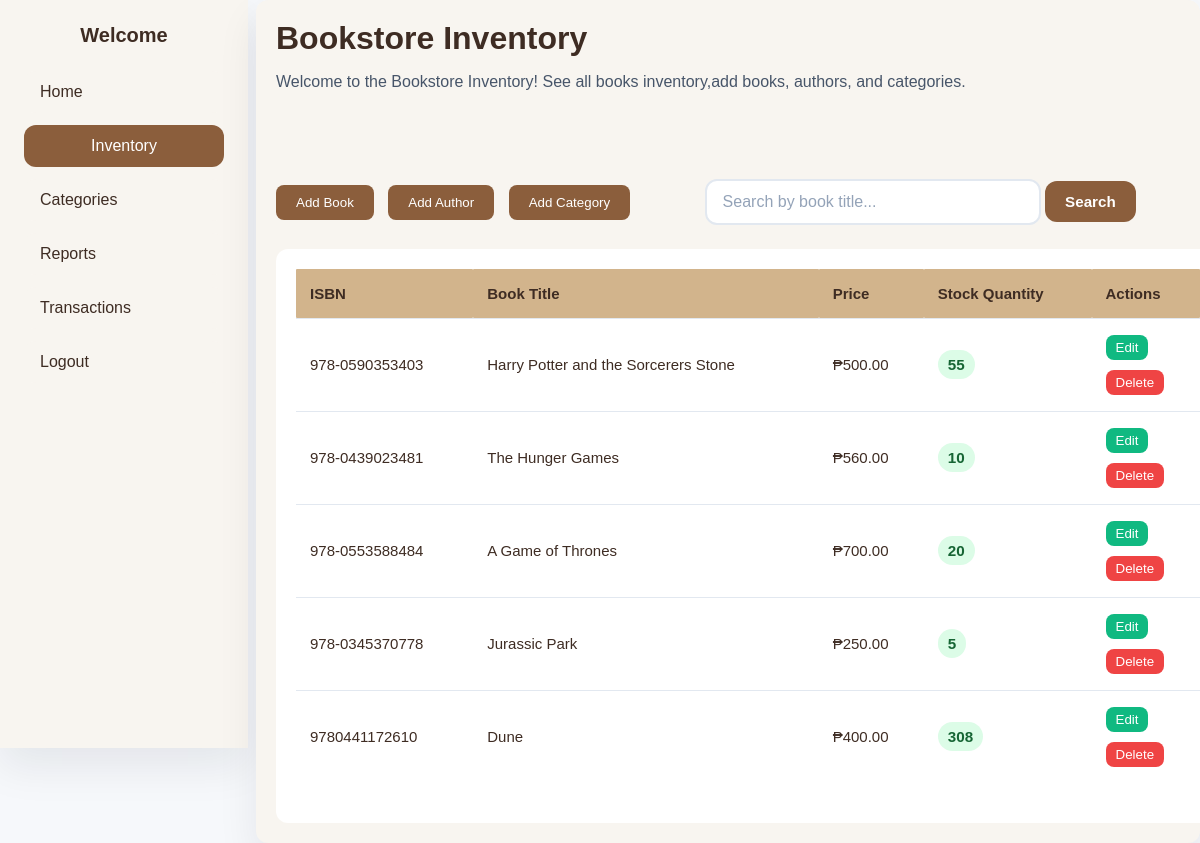
Before: /index2.php with the older database file.
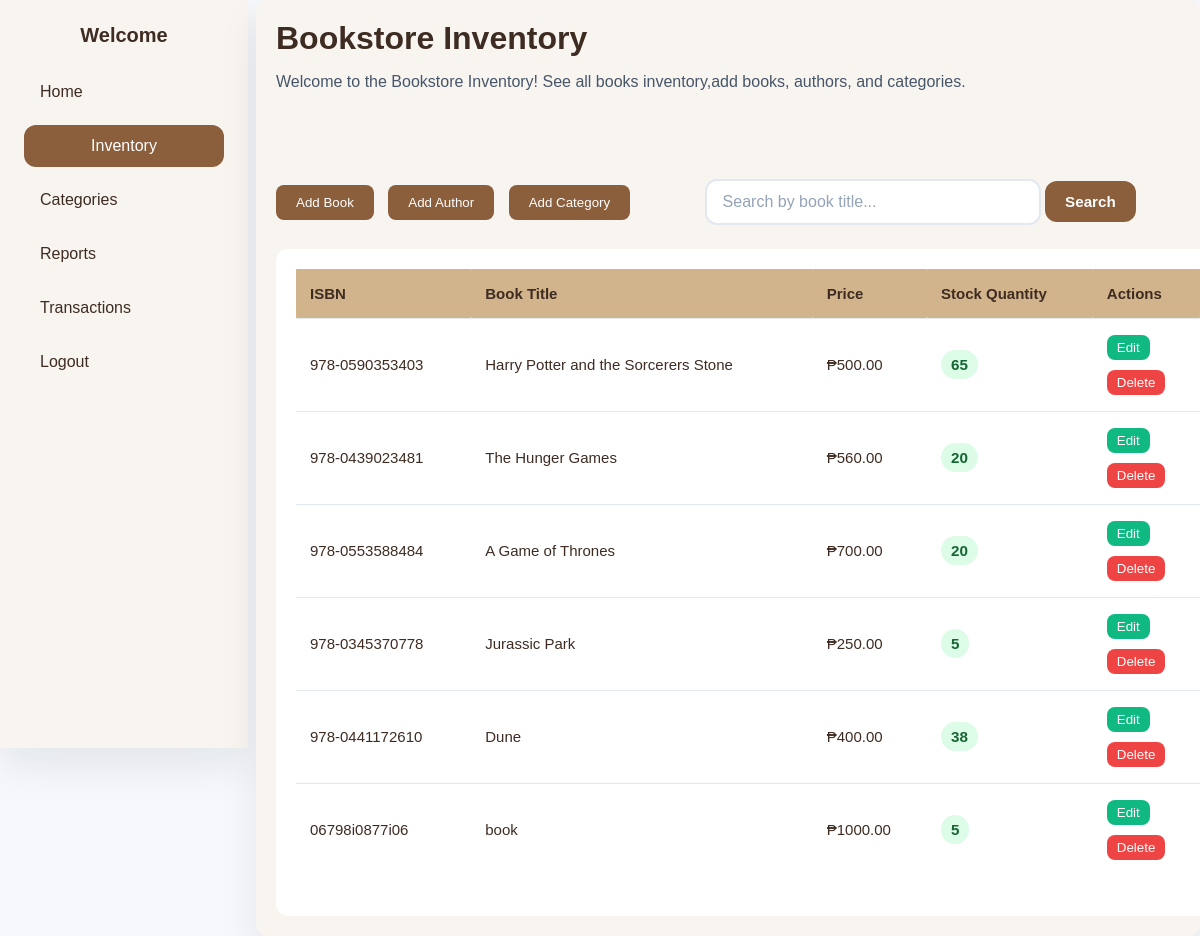
After: the same page with the newer database file.
### tables this page shows
CREATE TABLE `books` (
  `book_id` int(11) NOT NULL,
  `isbn` varchar(20) NOT NULL,
  `title` varchar(150) NOT NULL,
  `author_id` int(11) NOT NULL,
  `category_id` int(11) NOT NULL,
  `price` decimal(10,2) NOT NULL,
  `stock_quantity` int(11) NOT NULL
);

### get.php (called while the page is built, shortened)
<?php
    include "database.php";
    $queryBooks = "SELECT book_id, isbn, title, price, stock_quantity FROM books;";
    $sqlBooks = mysqli_query($connection, $queryBooks);
?>

### index2.php (the view, shortened to what this page needs)
<?php
    include "get.php";
?>
<!DOCTYPE html>
<html lang="en">
<head>
    <link rel="stylesheet" href="style2.css">
</head>
<body>
    <div class="layout">
        <aside class="sidebar">
            <div class="sidebar-header">
                <h2 style="text-align: center; color: var(--text);">Welcome</h2>
            </div>
            <nav class="sidebar-nav">
                <a href="index.php">Home</a>
                <a href="#" style="background: var(--primary); color: #ffffff; text-align: center;">Inventory</a>
                <a href="categories.php">Categories</a>
                <a href="reports.php">Reports</a>
                <a href="transactions.php">Transactions</a>
                <a href="Login.php">Logout</a>
            </nav>
        </aside>
        <div class="container">
            <div class="a">
            <h1 style="color: var(--text);">Bookstore Inventory</h1>
            <p>Welcome to the Bookstore Inventory! See all books inventory,add books, authors, and categories.</p>
             </div>
            <button class="addBooks" onclick="window.location.href='addBook.php'">Add Book</button>
            <button class="addBooks" onclick="window.location.href='addAuthor.php'">Add Author</button>
            <button class="addBooks" onclick="window.location.href='addCategory.php'">Add Category</button>
              <form method="POST" class="search-form">
            <input type="text" class="searchbar" name="searchh" placeholder="Search by book title..." required>
            <button type="submit" class="search-button">Search</button>
        </form>
            <div class="inventory-section">
            <table class="inventory-table">
                <thead>
                    <tr>
                        <th>ISBN</th>
                        <th>Book Title</th>
                        <th>Price</th>
                        <th>Stock Quantity</th>
                        <th>Actions</th>
                    </tr>
                </thead>
                <tbody>
                    <?php while($results = mysqli_fetch_array($sqlBooks)) { ?>
                    <tr>
                         <td><?php echo $results['isbn']; ?></td>
                        <td><?php echo $results['title']; ?></td>
                        <td><span>₱</span><?php echo $results['price']; ?></td>
                        <td><span class="status in-stock"><?php echo $results['stock_quantity']; ?></span></td>
                        <td>
                            <form action="/bookstore/edit.php" method="post">
                                <input type="submit" value="Edit" name="edit" class="edit-btn">
                            </form>
                            <form action="/bookstore/delete.php" method="post">
                                <input type="submit" value="Delete" name="delete" class="delete-btn">
                            </form>
                        </td>
                    </tr>
                    <?php } ?>
                </tbody>
            </table>
        </div>
        </div>
    </div>
</body>
</html>

### style2.css (style rules this page uses)
body { font-family: Arial, sans-serif; margin: 0; background-color: #f6f8fb; color: #1d2939; }
:root { --primary: #8B5E3C; --secondary: #D2B48C; --background: #F8F5F0; --card: #FFFFFF; --text: #3E2C23; --hover: #A47149; --border: #E5DDD3; }
.layout { display: flex; flex-direction: row; flex-wrap: nowrap; justify-content: flex-start; align-items: stretch; align-content: stretch; gap: 8px; }
.sidebar { height: 700px; width: 200px; padding: 24px; background-color: var(--background); box-shadow: 0 18px 40px rgba(15, 23, 42, 0.08); top: 20px; align-self: flex-start; }
.sidebar-header { display: flex; flex-direction: column; gap: 16px; margin-bottom: 24px; }
.sidebar-header h2 { margin: 0; font-size: 1.25rem; color: #0f172a; }
.sidebar-nav { display: flex; flex-direction: column; gap: 12px; }
.sidebar-nav a { display: block; padding: 12px 16px; border-radius: 12px; text-decoration: none; color: var(--text); background-color: var(--background); transition: background-color 0.2s ease, transform 0.2s ease; }
.container { width: auto; flex: 2; padding: 20px; background: var(--background); border-radius: 12px; box-shadow: 0 18px 40px rgba(15, 23, 42, 0.08); }
h1 { margin: 0 0 12px; font-size: 2rem; }
p { margin: 0 0 24px; color: #475569; line-height: 1.6; }
.inventory-table { font-size: 15px; width: 100%; border-collapse: collapse; margin-bottom: 20px; }
.inventory-table th, .inventory-table td { padding: 16px 14px; text-align: left; border-bottom: 1px solid #e2e8f0; color: var(--text); }
.inventory-table th { background: var(--secondary); font-weight: 700; border-radius: 1px; }
.inventory-table tbody tr:last-child td { border-bottom: none; }
.status { display: inline-flex; align-items: center; gap: 8px; padding: 6px 10px; border-radius: 999px; font-size: 0.95rem; font-weight: 600; color: #0f172a; background: #e2e8f0; }
.status.in-stock { background: #dcfce7; color: #166534; }
.inventory-section { border-radius: 12px; background: var(--card); width: 100%; max-width: 925px; padding:20px; animation: show 0.5s ease; }

### index2.php (style rules this page uses)
.edit-btn { background:#10b981; border: none; border-radius: 8px; color: #ffffff; padding: 5px 10px; margin-bottom: 5px; cursor:pointer; }
.delete-btn { background:#ef4444; border: none; border-radius: 8px; color: #ffffff; padding: 5px 10px; margin-top: 5px; cursor:pointer; }
.addBooks { background: var(--primary); color: #ffffff; border: none; border-radius: 8px; padding: 10px 20px; margin-bottom: 20px; cursor:pointer; margin-right: 10px; transition: all 0.3s ease; }
.search-form { display: inline-block; align-items: center; justify-content: center; gap: 12px; margin: 0 auto 24px; width: 100%; max-width: 500px; }
.searchbar { margin-left: 60px; padding: 12px 16px; width: 100%; max-width: 300px; border: 2px solid #e2e8f0; border-radius: 12px; font-size: 1rem; color: #1d2939; font-family: Arial, sans-serif; transition: all 0.3s ease; background: #ffffff; margin-top: 60px; }
.searchbar::placeholder { color: #94a3b8; }
.search-button { padding: 12px 20px; background: var(--primary); color: #ffffff; border: none; border-radius: 12px; font-weight: 600; font-size: 0.95rem; margin-top: 60px; cursor: pointer; transition: all 0.2s ease; }
.a { animation: it 0.5s ease; }

Changed rows visible on the page:
changed books "Harry Potter and the Sorcerers Stone": stock_quantity "55" → "65"
changed books "The Hunger Games": stock_quantity "10" → "20"
changed books "Dune": isbn "9780441172610" → "978-0441172610"; stock_quantity "308" → "38"
added books: isbn "06798i0877i06", title "book", price "1000.00", stock_quantity "5"
